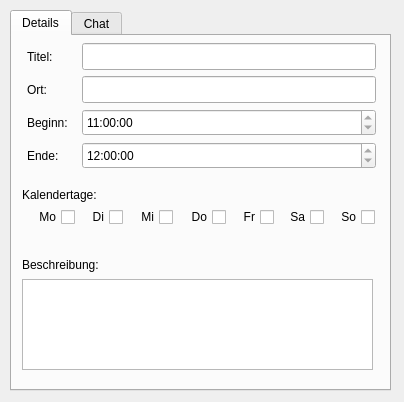
<?xml version="1.0" encoding="UTF-8"?>
<ui version="4.0">
 <class>Dialog</class>
 <widget class="QDialog" name="Dialog">
  <property name="geometry">
   <rect>
    <x>0</x>
    <y>0</y>
    <width>404</width>
    <height>402</height>
   </rect>
  </property>
  <property name="windowTitle">
   <string>Details</string>
  </property>
  <widget class="QTabWidget" name="tabs">
   <property name="geometry">
    <rect>
     <x>10</x>
     <y>10</y>
     <width>381</width>
     <height>381</height>
    </rect>
   </property>
   <property name="currentIndex">
    <number>0</number>
   </property>
   <widget class="QWidget" name="tabDetails">
    <attribute name="title">
     <string>Details</string>
    </attribute>
    <widget class="QCheckBox" name="cbSo">
     <property name="geometry">
      <rect>
       <x>318</x>
       <y>170</y>
       <width>45</width>
       <height>22</height>
      </rect>
     </property>
     <property name="layoutDirection">
      <enum>Qt::RightToLeft</enum>
     </property>
     <property name="text">
      <string>So</string>
     </property>
     <property name="checkable">
      <bool>false</bool>
     </property>
    </widget>
    <widget class="QCheckBox" name="cbMo">
     <property name="geometry">
      <rect>
       <x>14</x>
       <y>170</y>
       <width>49</width>
       <height>22</height>
      </rect>
     </property>
     <property name="layoutDirection">
      <enum>Qt::RightToLeft</enum>
     </property>
     <property name="text">
      <string>Mo</string>
     </property>
     <property name="checkable">
      <bool>false</bool>
     </property>
    </widget>
    <widget class="QLineEdit" name="leOrt">
     <property name="geometry">
      <rect>
       <x>70</x>
       <y>40</y>
       <width>294</width>
       <height>27</height>
      </rect>
     </property>
     <property name="readOnly">
      <bool>true</bool>
     </property>
    </widget>
    <widget class="QCheckBox" name="cbMi">
     <property name="geometry">
      <rect>
       <x>117</x>
       <y>170</y>
       <width>44</width>
       <height>22</height>
      </rect>
     </property>
     <property name="layoutDirection">
      <enum>Qt::RightToLeft</enum>
     </property>
     <property name="text">
      <string>Mi</string>
     </property>
     <property name="checkable">
      <bool>false</bool>
     </property>
    </widget>
    <widget class="QTimeEdit" name="teEnde">
     <property name="geometry">
      <rect>
       <x>70</x>
       <y>106</y>
       <width>294</width>
       <height>27</height>
      </rect>
     </property>
     <property name="readOnly">
      <bool>true</bool>
     </property>
     <property name="time">
      <time>
       <hour>12</hour>
       <minute>0</minute>
       <second>0</second>
      </time>
     </property>
    </widget>
    <widget class="QLabel" name="lbBeschreibung">
     <property name="geometry">
      <rect>
       <x>10</x>
       <y>220</y>
       <width>351</width>
       <height>17</height>
      </rect>
     </property>
     <property name="text">
      <string>Beschreibung:</string>
     </property>
    </widget>
    <widget class="QCheckBox" name="cbDi">
     <property name="geometry">
      <rect>
       <x>69</x>
       <y>170</y>
       <width>42</width>
       <height>22</height>
      </rect>
     </property>
     <property name="layoutDirection">
      <enum>Qt::RightToLeft</enum>
     </property>
     <property name="text">
      <string>Di</string>
     </property>
     <property name="checkable">
      <bool>false</bool>
     </property>
    </widget>
    <widget class="QPlainTextEdit" name="pteBeschreibung">
     <property name="geometry">
      <rect>
       <x>10</x>
       <y>243</y>
       <width>351</width>
       <height>91</height>
      </rect>
     </property>
     <property name="readOnly">
      <bool>true</bool>
     </property>
    </widget>
    <widget class="QLabel" name="lbTitel">
     <property name="geometry">
      <rect>
       <x>15</x>
       <y>7</y>
       <width>49</width>
       <height>27</height>
      </rect>
     </property>
     <property name="text">
      <string>Titel:</string>
     </property>
    </widget>
    <widget class="QCheckBox" name="cbDo">
     <property name="geometry">
      <rect>
       <x>167</x>
       <y>170</y>
       <width>47</width>
       <height>22</height>
      </rect>
     </property>
     <property name="layoutDirection">
      <enum>Qt::RightToLeft</enum>
     </property>
     <property name="text">
      <string>Do</string>
     </property>
     <property name="checkable">
      <bool>false</bool>
     </property>
    </widget>
    <widget class="QTimeEdit" name="teBeginn">
     <property name="geometry">
      <rect>
       <x>70</x>
       <y>73</y>
       <width>294</width>
       <height>27</height>
      </rect>
     </property>
     <property name="readOnly">
      <bool>true</bool>
     </property>
     <property name="time">
      <time>
       <hour>11</hour>
       <minute>0</minute>
       <second>0</second>
      </time>
     </property>
    </widget>
    <widget class="QLabel" name="lbEnde">
     <property name="geometry">
      <rect>
       <x>15</x>
       <y>106</y>
       <width>49</width>
       <height>27</height>
      </rect>
     </property>
     <property name="text">
      <string>Ende:</string>
     </property>
    </widget>
    <widget class="QLabel" name="lbBeginn">
     <property name="geometry">
      <rect>
       <x>15</x>
       <y>73</y>
       <width>49</width>
       <height>27</height>
      </rect>
     </property>
     <property name="text">
      <string>Beginn:</string>
     </property>
    </widget>
    <widget class="QLabel" name="lbOrt">
     <property name="geometry">
      <rect>
       <x>15</x>
       <y>40</y>
       <width>49</width>
       <height>27</height>
      </rect>
     </property>
     <property name="text">
      <string>Ort:</string>
     </property>
    </widget>
    <widget class="QLineEdit" name="leTitel">
     <property name="geometry">
      <rect>
       <x>70</x>
       <y>7</y>
       <width>294</width>
       <height>27</height>
      </rect>
     </property>
     <property name="readOnly">
      <bool>true</bool>
     </property>
    </widget>
    <widget class="QCheckBox" name="cbFr">
     <property name="geometry">
      <rect>
       <x>220</x>
       <y>170</y>
       <width>42</width>
       <height>22</height>
      </rect>
     </property>
     <property name="layoutDirection">
      <enum>Qt::RightToLeft</enum>
     </property>
     <property name="text">
      <string>Fr</string>
     </property>
     <property name="checkable">
      <bool>false</bool>
     </property>
    </widget>
    <widget class="QCheckBox" name="cbSa">
     <property name="geometry">
      <rect>
       <x>268</x>
       <y>170</y>
       <width>44</width>
       <height>22</height>
      </rect>
     </property>
     <property name="layoutDirection">
      <enum>Qt::RightToLeft</enum>
     </property>
     <property name="text">
      <string>Sa</string>
     </property>
     <property name="checkable">
      <bool>false</bool>
     </property>
    </widget>
    <widget class="QLabel" name="lbKalendertage">
     <property name="geometry">
      <rect>
       <x>10</x>
       <y>150</y>
       <width>351</width>
       <height>17</height>
      </rect>
     </property>
     <property name="text">
      <string>Kalendertage:</string>
     </property>
    </widget>
   </widget>
   <widget class="QWidget" name="tabChat">
    <attribute name="title">
     <string>Chat</string>
    </attribute>
    <widget class="QPlainTextEdit" name="pteChat">
     <property name="geometry">
      <rect>
       <x>10</x>
       <y>10</y>
       <width>351</width>
       <height>291</height>
      </rect>
     </property>
     <property name="plainText">
      <string/>
     </property>
    </widget>
    <widget class="QLineEdit" name="leNachricht">
     <property name="geometry">
      <rect>
       <x>10</x>
       <y>310</y>
       <width>281</width>
       <height>27</height>
      </rect>
     </property>
    </widget>
    <widget class="QPushButton" name="pbSenden">
     <property name="geometry">
      <rect>
       <x>300</x>
       <y>310</y>
       <width>61</width>
       <height>27</height>
      </rect>
     </property>
     <property name="text">
      <string>&amp;Senden</string>
     </property>
    </widget>
   </widget>
  </widget>
 </widget>
 <tabstops>
  <tabstop>tabs</tabstop>
  <tabstop>leTitel</tabstop>
  <tabstop>leOrt</tabstop>
  <tabstop>teBeginn</tabstop>
  <tabstop>teEnde</tabstop>
  <tabstop>cbMo</tabstop>
  <tabstop>cbDi</tabstop>
  <tabstop>cbMi</tabstop>
  <tabstop>cbDo</tabstop>
  <tabstop>cbFr</tabstop>
  <tabstop>cbSa</tabstop>
  <tabstop>cbSo</tabstop>
  <tabstop>pteBeschreibung</tabstop>
  <tabstop>pteChat</tabstop>
  <tabstop>leNachricht</tabstop>
  <tabstop>pbSenden</tabstop>
 </tabstops>
 <resources/>
 <connections/>
</ui>
